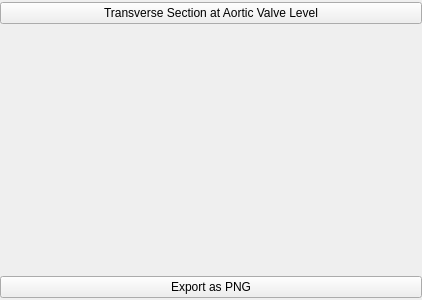
<?xml version="1.0" encoding="UTF-8"?>
<ui version="4.0">
 <class>Form</class>
 <widget class="QWidget" name="Form">
  <property name="geometry">
   <rect>
    <x>0</x>
    <y>0</y>
    <width>422</width>
    <height>300</height>
   </rect>
  </property>
  <property name="windowTitle">
   <string>Form</string>
  </property>
  <layout class="QVBoxLayout" name="verticalLayout">
   <property name="spacing">
    <number>6</number>
   </property>
   <property name="leftMargin">
    <number>0</number>
   </property>
   <property name="topMargin">
    <number>0</number>
   </property>
   <property name="rightMargin">
    <number>0</number>
   </property>
   <property name="bottomMargin">
    <number>0</number>
   </property>
   <item>
    <layout class="QVBoxLayout" name="verticalLayout_10">
     <item>
      <widget class="QPushButton" name="pushButton_13">
       <property name="sizePolicy">
        <sizepolicy hsizetype="Expanding" vsizetype="Fixed">
         <horstretch>0</horstretch>
         <verstretch>0</verstretch>
        </sizepolicy>
       </property>
       <property name="minimumSize">
        <size>
         <width>0</width>
         <height>0</height>
        </size>
       </property>
       <property name="maximumSize">
        <size>
         <width>16777215</width>
         <height>16777215</height>
        </size>
       </property>
       <property name="styleSheet">
        <string notr="true">font: 10px &quot;MS Shell Dlg 2&quot;;</string>
       </property>
       <property name="text">
        <string>Transverse Section at Aortic Valve Level</string>
       </property>
      </widget>
     </item>
     <item>
      <widget class="QLabel" name="label_8">
       <property name="sizePolicy">
        <sizepolicy hsizetype="Minimum" vsizetype="Maximum">
         <horstretch>0</horstretch>
         <verstretch>0</verstretch>
        </sizepolicy>
       </property>
       <property name="minimumSize">
        <size>
         <width>0</width>
         <height>240</height>
        </size>
       </property>
       <property name="maximumSize">
        <size>
         <width>16777215</width>
         <height>240</height>
        </size>
       </property>
       <property name="text">
        <string/>
       </property>
       <property name="pixmap">
        <pixmap resource="resources/mainwindow.qrc">:/images/annotated_heart_sample.png</pixmap>
       </property>
       <property name="scaledContents">
        <bool>false</bool>
       </property>
      </widget>
     </item>
     <item>
      <widget class="QPushButton" name="pushButton_9">
       <property name="sizePolicy">
        <sizepolicy hsizetype="Expanding" vsizetype="Fixed">
         <horstretch>0</horstretch>
         <verstretch>0</verstretch>
        </sizepolicy>
       </property>
       <property name="minimumSize">
        <size>
         <width>0</width>
         <height>0</height>
        </size>
       </property>
       <property name="maximumSize">
        <size>
         <width>16777215</width>
         <height>16777215</height>
        </size>
       </property>
       <property name="text">
        <string>Export as PNG</string>
       </property>
      </widget>
     </item>
    </layout>
   </item>
  </layout>
 </widget>
 <resources>
  <include location="resources/mainwindow.qrc"/>
 </resources>
 <connections/>
</ui>
